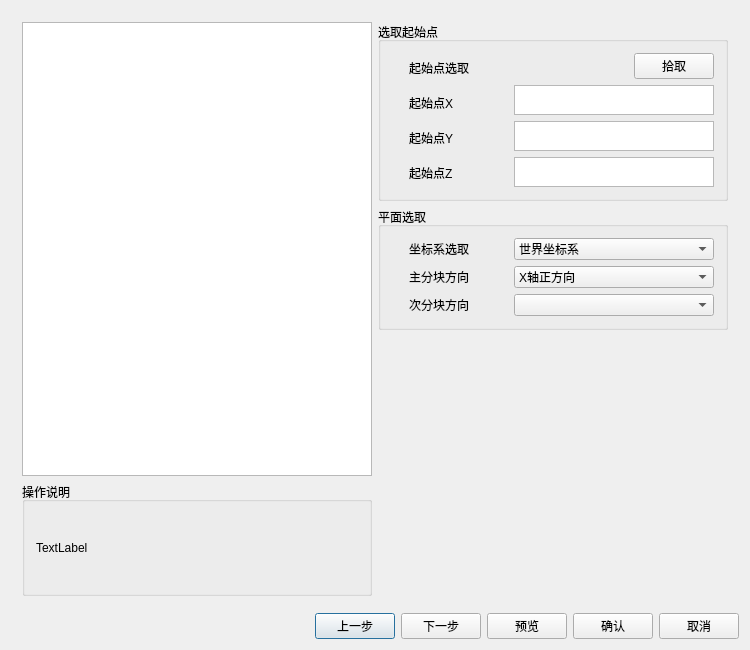
<?xml version="1.0" encoding="UTF-8"?>
<ui version="4.0">
 <class>cursePartClass</class>
 <widget class="QDialog" name="cursePartClass">
  <property name="geometry">
   <rect>
    <x>0</x>
    <y>0</y>
    <width>750</width>
    <height>650</height>
   </rect>
  </property>
  <property name="minimumSize">
   <size>
    <width>750</width>
    <height>650</height>
   </size>
  </property>
  <property name="maximumSize">
   <size>
    <width>750</width>
    <height>650</height>
   </size>
  </property>
  <property name="windowTitle">
   <string>区域划分</string>
  </property>
  <property name="styleSheet">
   <string notr="true"/>
  </property>
  <layout class="QGridLayout" name="gridLayout_4">
   <item row="1" column="1">
    <layout class="QHBoxLayout" name="horizontalLayout">
     <item>
      <widget class="QPushButton" name="pushButton_1">
       <property name="text">
        <string>上一步</string>
       </property>
      </widget>
     </item>
     <item>
      <widget class="QPushButton" name="pushButton_2">
       <property name="text">
        <string>下一步</string>
       </property>
      </widget>
     </item>
     <item>
      <widget class="QPushButton" name="pushButton_3">
       <property name="text">
        <string>预览</string>
       </property>
      </widget>
     </item>
     <item>
      <widget class="QPushButton" name="pushButton_4">
       <property name="text">
        <string>确认</string>
       </property>
      </widget>
     </item>
     <item>
      <widget class="QPushButton" name="pushButton_5">
       <property name="text">
        <string>取消</string>
       </property>
      </widget>
     </item>
    </layout>
   </item>
   <item row="1" column="0">
    <spacer name="horizontalSpacer">
     <property name="orientation">
      <enum>Qt::Horizontal</enum>
     </property>
     <property name="sizeHint" stdset="0">
      <size>
       <width>129</width>
       <height>22</height>
      </size>
     </property>
    </spacer>
   </item>
   <item row="0" column="0" colspan="2">
    <widget class="QStackedWidget" name="stackedWidget">
     <property name="currentIndex">
      <number>1</number>
     </property>
     <widget class="QWidget" name="page">
      <layout class="QGridLayout" name="gridLayout_17" columnstretch="1,1">
       <item row="0" column="0">
        <layout class="QVBoxLayout" name="verticalLayout" stretch="8,2">
         <item>
          <widget class="QGraphicsView" name="graphicsView_1">
           <property name="styleSheet">
            <string notr="true"/>
           </property>
          </widget>
         </item>
         <item>
          <widget class="QGroupBox" name="groupBox_7">
           <property name="title">
            <string>操作说明</string>
           </property>
           <layout class="QGridLayout" name="gridLayout_5">
            <item row="0" column="0">
             <widget class="QLabel" name="label_16">
              <property name="text">
               <string>TextLabel</string>
              </property>
             </widget>
            </item>
           </layout>
          </widget>
         </item>
        </layout>
       </item>
       <item row="0" column="1">
        <layout class="QVBoxLayout" name="verticalLayout_19">
         <item>
          <widget class="QGroupBox" name="groupBox">
           <property name="title">
            <string>机器人选取</string>
           </property>
           <layout class="QGridLayout" name="gridLayout_8">
            <item row="0" column="0">
             <layout class="QVBoxLayout" name="verticalLayout_18" stretch="1,1,1,1">
              <item>
               <layout class="QHBoxLayout" name="horizontalLayout_10" stretch="1,4,2,8,1">
                <item>
                 <spacer name="horizontalSpacer_6">
                  <property name="orientation">
                   <enum>Qt::Horizontal</enum>
                  </property>
                  <property name="sizeHint" stdset="0">
                   <size>
                    <width>40</width>
                    <height>20</height>
                   </size>
                  </property>
                 </spacer>
                </item>
                <item>
                 <widget class="QLabel" name="label">
                  <property name="text">
                   <string>机器人选取</string>
                  </property>
                 </widget>
                </item>
                <item>
                 <spacer name="horizontalSpacer_7">
                  <property name="orientation">
                   <enum>Qt::Horizontal</enum>
                  </property>
                  <property name="sizeHint" stdset="0">
                   <size>
                    <width>40</width>
                    <height>20</height>
                   </size>
                  </property>
                 </spacer>
                </item>
                <item>
                 <widget class="QComboBox" name="comboBox_1"/>
                </item>
                <item>
                 <spacer name="horizontalSpacer_12">
                  <property name="orientation">
                   <enum>Qt::Horizontal</enum>
                  </property>
                  <property name="sizeHint" stdset="0">
                   <size>
                    <width>40</width>
                    <height>20</height>
                   </size>
                  </property>
                 </spacer>
                </item>
               </layout>
              </item>
              <item>
               <widget class="QCheckBox" name="checkBox">
                <property name="text">
                 <string>是否联动</string>
                </property>
               </widget>
              </item>
              <item>
               <layout class="QHBoxLayout" name="horizontalLayout_3">
                <item>
                 <spacer name="horizontalSpacer_2">
                  <property name="orientation">
                   <enum>Qt::Horizontal</enum>
                  </property>
                  <property name="sizeHint" stdset="0">
                   <size>
                    <width>13</width>
                    <height>20</height>
                   </size>
                  </property>
                 </spacer>
                </item>
                <item>
                 <widget class="QLabel" name="label_26">
                  <property name="text">
                   <string>联动方向</string>
                  </property>
                 </widget>
                </item>
                <item>
                 <spacer name="horizontalSpacer_17">
                  <property name="orientation">
                   <enum>Qt::Horizontal</enum>
                  </property>
                  <property name="sizeHint" stdset="0">
                   <size>
                    <width>13</width>
                    <height>20</height>
                   </size>
                  </property>
                 </spacer>
                </item>
                <item>
                 <widget class="QCheckBox" name="checkBox_3">
                  <property name="text">
                   <string>E1</string>
                  </property>
                 </widget>
                </item>
                <item>
                 <spacer name="horizontalSpacer_18">
                  <property name="orientation">
                   <enum>Qt::Horizontal</enum>
                  </property>
                  <property name="sizeHint" stdset="0">
                   <size>
                    <width>13</width>
                    <height>20</height>
                   </size>
                  </property>
                 </spacer>
                </item>
                <item>
                 <widget class="QCheckBox" name="checkBox_4">
                  <property name="text">
                   <string>E2</string>
                  </property>
                 </widget>
                </item>
                <item>
                 <spacer name="horizontalSpacer_19">
                  <property name="orientation">
                   <enum>Qt::Horizontal</enum>
                  </property>
                  <property name="sizeHint" stdset="0">
                   <size>
                    <width>13</width>
                    <height>20</height>
                   </size>
                  </property>
                 </spacer>
                </item>
                <item>
                 <widget class="QCheckBox" name="checkBox_5">
                  <property name="text">
                   <string>E3</string>
                  </property>
                 </widget>
                </item>
                <item>
                 <spacer name="horizontalSpacer_20">
                  <property name="orientation">
                   <enum>Qt::Horizontal</enum>
                  </property>
                  <property name="sizeHint" stdset="0">
                   <size>
                    <width>13</width>
                    <height>20</height>
                   </size>
                  </property>
                 </spacer>
                </item>
               </layout>
              </item>
              <item>
               <layout class="QHBoxLayout" name="horizontalLayout_12" stretch="1,4,2,6,2">
                <item>
                 <spacer name="horizontalSpacer_21">
                  <property name="orientation">
                   <enum>Qt::Horizontal</enum>
                  </property>
                  <property name="sizeHint" stdset="0">
                   <size>
                    <width>40</width>
                    <height>20</height>
                   </size>
                  </property>
                 </spacer>
                </item>
                <item>
                 <widget class="QLabel" name="label_29">
                  <property name="text">
                   <string>喷涂速度</string>
                  </property>
                 </widget>
                </item>
                <item>
                 <spacer name="horizontalSpacer_15">
                  <property name="orientation">
                   <enum>Qt::Horizontal</enum>
                  </property>
                  <property name="sizeHint" stdset="0">
                   <size>
                    <width>40</width>
                    <height>20</height>
                   </size>
                  </property>
                 </spacer>
                </item>
                <item>
                 <widget class="QTextEdit" name="textEdit_9">
                  <property name="minimumSize">
                   <size>
                    <width>0</width>
                    <height>30</height>
                   </size>
                  </property>
                  <property name="maximumSize">
                   <size>
                    <width>16777215</width>
                    <height>30</height>
                   </size>
                  </property>
                 </widget>
                </item>
                <item>
                 <widget class="QLabel" name="label_30">
                  <property name="text">
                   <string>mm/s</string>
                  </property>
                 </widget>
                </item>
               </layout>
              </item>
             </layout>
            </item>
           </layout>
          </widget>
         </item>
         <item>
          <widget class="QGroupBox" name="groupBox_11">
           <property name="title">
            <string>方向选取</string>
           </property>
           <layout class="QGridLayout" name="gridLayout" columnstretch="4,6">
            <item row="0" column="0">
             <layout class="QVBoxLayout" name="verticalLayout_2">
              <item>
               <widget class="QLabel" name="label_3">
                <property name="text">
                 <string>坐标系选取</string>
                </property>
               </widget>
              </item>
              <item>
               <widget class="QLabel" name="label_4">
                <property name="text">
                 <string>主法矢方向</string>
                </property>
               </widget>
              </item>
             </layout>
            </item>
            <item row="0" column="1">
             <layout class="QVBoxLayout" name="verticalLayout_3">
              <item>
               <widget class="QComboBox" name="comboBox_3"/>
              </item>
              <item>
               <widget class="QComboBox" name="comboBox_4">
                <item>
                 <property name="text">
                  <string>X轴正方向</string>
                 </property>
                </item>
                <item>
                 <property name="text">
                  <string>X轴负方向</string>
                 </property>
                </item>
                <item>
                 <property name="text">
                  <string>Y轴正方向</string>
                 </property>
                </item>
                <item>
                 <property name="text">
                  <string>Y轴负方向</string>
                 </property>
                </item>
                <item>
                 <property name="text">
                  <string>Z轴正方向</string>
                 </property>
                </item>
                <item>
                 <property name="text">
                  <string>Z轴负方向</string>
                 </property>
                </item>
               </widget>
              </item>
             </layout>
            </item>
           </layout>
          </widget>
         </item>
         <item>
          <widget class="QGroupBox" name="groupBox_2">
           <property name="title">
            <string>曲面选取</string>
           </property>
           <layout class="QGridLayout" name="gridLayout_7" rowminimumheight="1,1">
            <item row="0" column="0">
             <widget class="QListView" name="listView"/>
            </item>
            <item row="1" column="0">
             <layout class="QHBoxLayout" name="horizontalLayout_9">
              <item>
               <widget class="QPushButton" name="pushButton_6">
                <property name="text">
                 <string>选取</string>
                </property>
               </widget>
              </item>
              <item>
               <widget class="QPushButton" name="pushButton_7">
                <property name="text">
                 <string>删除</string>
                </property>
               </widget>
              </item>
              <item>
               <widget class="QPushButton" name="pushButton_8">
                <property name="text">
                 <string>结束拾取</string>
                </property>
               </widget>
              </item>
             </layout>
            </item>
           </layout>
          </widget>
         </item>
        </layout>
       </item>
      </layout>
     </widget>
     <widget class="QWidget" name="page_2">
      <layout class="QGridLayout" name="gridLayout_16" columnstretch="1,1">
       <item row="0" column="0" rowspan="3">
        <layout class="QVBoxLayout" name="verticalLayout_6" stretch="8,2">
         <item>
          <widget class="QGraphicsView" name="graphicsView_2">
           <property name="styleSheet">
            <string notr="true"/>
           </property>
          </widget>
         </item>
         <item>
          <widget class="QGroupBox" name="groupBox_8">
           <property name="title">
            <string>操作说明</string>
           </property>
           <layout class="QGridLayout" name="gridLayout_6">
            <item row="0" column="0">
             <widget class="QLabel" name="label_17">
              <property name="text">
               <string>TextLabel</string>
              </property>
             </widget>
            </item>
           </layout>
          </widget>
         </item>
        </layout>
       </item>
       <item row="0" column="1">
        <layout class="QVBoxLayout" name="verticalLayout_17">
         <item>
          <widget class="QGroupBox" name="groupBox_3">
           <property name="title">
            <string>选取起始点</string>
           </property>
           <layout class="QGridLayout" name="gridLayout_15" columnstretch="1,6,12">
            <item row="0" column="0">
             <spacer name="horizontalSpacer_11">
              <property name="orientation">
               <enum>Qt::Horizontal</enum>
              </property>
              <property name="sizeHint" stdset="0">
               <size>
                <width>40</width>
                <height>20</height>
               </size>
              </property>
             </spacer>
            </item>
            <item row="0" column="1">
             <layout class="QVBoxLayout" name="verticalLayout_20">
              <item>
               <widget class="QLabel" name="label_23">
                <property name="text">
                 <string>起始点选取</string>
                </property>
               </widget>
              </item>
              <item>
               <widget class="QLabel" name="label_2">
                <property name="text">
                 <string>起始点X</string>
                </property>
               </widget>
              </item>
              <item>
               <widget class="QLabel" name="label_27">
                <property name="text">
                 <string>起始点Y</string>
                </property>
               </widget>
              </item>
              <item>
               <widget class="QLabel" name="label_28">
                <property name="text">
                 <string>起始点Z</string>
                </property>
               </widget>
              </item>
             </layout>
            </item>
            <item row="0" column="2">
             <layout class="QVBoxLayout" name="verticalLayout_21">
              <item>
               <layout class="QHBoxLayout" name="horizontalLayout_4">
                <item>
                 <spacer name="horizontalSpacer_14">
                  <property name="orientation">
                   <enum>Qt::Horizontal</enum>
                  </property>
                  <property name="sizeHint" stdset="0">
                   <size>
                    <width>40</width>
                    <height>20</height>
                   </size>
                  </property>
                 </spacer>
                </item>
                <item>
                 <widget class="QPushButton" name="pushButton">
                  <property name="text">
                   <string>拾取</string>
                  </property>
                 </widget>
                </item>
               </layout>
              </item>
              <item>
               <widget class="QTextEdit" name="textEdit_6">
                <property name="minimumSize">
                 <size>
                  <width>0</width>
                  <height>30</height>
                 </size>
                </property>
                <property name="maximumSize">
                 <size>
                  <width>16777215</width>
                  <height>30</height>
                 </size>
                </property>
               </widget>
              </item>
              <item>
               <widget class="QTextEdit" name="textEdit_7">
                <property name="minimumSize">
                 <size>
                  <width>0</width>
                  <height>30</height>
                 </size>
                </property>
                <property name="maximumSize">
                 <size>
                  <width>16777215</width>
                  <height>30</height>
                 </size>
                </property>
               </widget>
              </item>
              <item>
               <widget class="QTextEdit" name="textEdit_8">
                <property name="minimumSize">
                 <size>
                  <width>0</width>
                  <height>30</height>
                 </size>
                </property>
                <property name="maximumSize">
                 <size>
                  <width>16777215</width>
                  <height>30</height>
                 </size>
                </property>
               </widget>
              </item>
             </layout>
            </item>
           </layout>
          </widget>
         </item>
        </layout>
       </item>
       <item row="1" column="1">
        <widget class="QGroupBox" name="groupBox_12">
         <property name="title">
          <string>平面选取</string>
         </property>
         <layout class="QGridLayout" name="gridLayout_2" columnstretch="1,6,12">
          <item row="0" column="1">
           <layout class="QVBoxLayout" name="verticalLayout_5">
            <item>
             <widget class="QLabel" name="label_24">
              <property name="text">
               <string>坐标系选取</string>
              </property>
             </widget>
            </item>
            <item>
             <widget class="QLabel" name="label_5">
              <property name="text">
               <string>主分块方向</string>
              </property>
             </widget>
            </item>
            <item>
             <widget class="QLabel" name="label_25">
              <property name="text">
               <string>次分块方向</string>
              </property>
             </widget>
            </item>
           </layout>
          </item>
          <item row="0" column="2">
           <layout class="QVBoxLayout" name="verticalLayout_7">
            <item>
             <widget class="QComboBox" name="comboBox_5">
              <item>
               <property name="text">
                <string>世界坐标系</string>
               </property>
              </item>
              <item>
               <property name="text">
                <string>机器人坐标系</string>
               </property>
              </item>
              <item>
               <property name="text">
                <string>最小包围盒坐标系</string>
               </property>
              </item>
             </widget>
            </item>
            <item>
             <widget class="QComboBox" name="comboBox_6">
              <item>
               <property name="text">
                <string>X轴正方向</string>
               </property>
              </item>
              <item>
               <property name="text">
                <string>X轴负方向</string>
               </property>
              </item>
              <item>
               <property name="text">
                <string>Y轴正方向</string>
               </property>
              </item>
              <item>
               <property name="text">
                <string>Y轴正方向</string>
               </property>
              </item>
              <item>
               <property name="text">
                <string>Y轴负方向</string>
               </property>
              </item>
              <item>
               <property name="text">
                <string>Z轴正方向</string>
               </property>
              </item>
              <item>
               <property name="text">
                <string>Z轴负方向</string>
               </property>
              </item>
             </widget>
            </item>
            <item>
             <widget class="QComboBox" name="comboBox_7"/>
            </item>
           </layout>
          </item>
          <item row="0" column="0">
           <spacer name="horizontalSpacer_13">
            <property name="orientation">
             <enum>Qt::Horizontal</enum>
            </property>
            <property name="sizeHint" stdset="0">
             <size>
              <width>40</width>
              <height>20</height>
             </size>
            </property>
           </spacer>
          </item>
         </layout>
        </widget>
       </item>
       <item row="2" column="1">
        <spacer name="verticalSpacer">
         <property name="orientation">
          <enum>Qt::Vertical</enum>
         </property>
         <property name="sizeHint" stdset="0">
          <size>
           <width>17</width>
           <height>404</height>
          </size>
         </property>
        </spacer>
       </item>
      </layout>
     </widget>
     <widget class="QWidget" name="page_3">
      <layout class="QGridLayout" name="gridLayout_14" columnstretch="1,1">
       <item row="0" column="0">
        <layout class="QVBoxLayout" name="verticalLayout_8" stretch="8,2">
         <item>
          <widget class="QGraphicsView" name="graphicsView_3"/>
         </item>
         <item>
          <widget class="QGroupBox" name="groupBox_9">
           <property name="title">
            <string>操作说明</string>
           </property>
           <layout class="QGridLayout" name="gridLayout_12">
            <item row="0" column="0">
             <widget class="QLabel" name="label_18">
              <property name="text">
               <string>TextLabel</string>
              </property>
             </widget>
            </item>
           </layout>
          </widget>
         </item>
        </layout>
       </item>
       <item row="0" column="1">
        <layout class="QVBoxLayout" name="verticalLayout_14" stretch="5,2,1,5">
         <item>
          <widget class="QGroupBox" name="groupBox_4">
           <property name="title">
            <string>最大偏差夹角</string>
           </property>
           <layout class="QGridLayout" name="gridLayout_9">
            <item row="0" column="0">
             <layout class="QHBoxLayout" name="horizontalLayout_6" stretch="1,2,6">
              <item>
               <spacer name="horizontalSpacer_8">
                <property name="orientation">
                 <enum>Qt::Horizontal</enum>
                </property>
                <property name="sizeHint" stdset="0">
                 <size>
                  <width>26</width>
                  <height>122</height>
                 </size>
                </property>
               </spacer>
              </item>
              <item>
               <layout class="QVBoxLayout" name="verticalLayout_9">
                <item>
                 <widget class="QLabel" name="label_6">
                  <property name="text">
                   <string>采样点间距</string>
                  </property>
                 </widget>
                </item>
                <item>
                 <widget class="QLabel" name="label_7">
                  <property name="text">
                   <string>最大偏差角</string>
                  </property>
                 </widget>
                </item>
                <item>
                 <widget class="QLabel" name="label_20">
                  <property name="layoutDirection">
                   <enum>Qt::LeftToRight</enum>
                  </property>
                  <property name="text">
                   <string>包围盒长度</string>
                  </property>
                 </widget>
                </item>
                <item>
                 <widget class="QLabel" name="label_21">
                  <property name="layoutDirection">
                   <enum>Qt::LeftToRight</enum>
                  </property>
                  <property name="text">
                   <string>包围盒宽度</string>
                  </property>
                 </widget>
                </item>
                <item>
                 <widget class="QLabel" name="label_22">
                  <property name="layoutDirection">
                   <enum>Qt::LeftToRight</enum>
                  </property>
                  <property name="text">
                   <string>包围盒厚度</string>
                  </property>
                 </widget>
                </item>
               </layout>
              </item>
              <item>
               <layout class="QVBoxLayout" name="verticalLayout_11">
                <item>
                 <layout class="QHBoxLayout" name="horizontalLayout_2">
                  <item>
                   <widget class="QTextEdit" name="textEdit">
                    <property name="minimumSize">
                     <size>
                      <width>0</width>
                      <height>30</height>
                     </size>
                    </property>
                    <property name="maximumSize">
                     <size>
                      <width>16777215</width>
                      <height>30</height>
                     </size>
                    </property>
                   </widget>
                  </item>
                  <item>
                   <widget class="QPushButton" name="pushButton_9">
                    <property name="text">
                     <string>计算</string>
                    </property>
                   </widget>
                  </item>
                 </layout>
                </item>
                <item>
                 <widget class="QTextBrowser" name="textBrowser_1">
                  <property name="minimumSize">
                   <size>
                    <width>0</width>
                    <height>30</height>
                   </size>
                  </property>
                  <property name="maximumSize">
                   <size>
                    <width>16777215</width>
                    <height>30</height>
                   </size>
                  </property>
                 </widget>
                </item>
                <item>
                 <widget class="QTextBrowser" name="textBrowser_2">
                  <property name="minimumSize">
                   <size>
                    <width>0</width>
                    <height>30</height>
                   </size>
                  </property>
                  <property name="maximumSize">
                   <size>
                    <width>16777215</width>
                    <height>30</height>
                   </size>
                  </property>
                 </widget>
                </item>
                <item>
                 <widget class="QTextBrowser" name="textBrowser_3">
                  <property name="minimumSize">
                   <size>
                    <width>0</width>
                    <height>30</height>
                   </size>
                  </property>
                  <property name="maximumSize">
                   <size>
                    <width>16777215</width>
                    <height>30</height>
                   </size>
                  </property>
                 </widget>
                </item>
                <item>
                 <widget class="QTextBrowser" name="textBrowser_4">
                  <property name="minimumSize">
                   <size>
                    <width>0</width>
                    <height>30</height>
                   </size>
                  </property>
                  <property name="maximumSize">
                   <size>
                    <width>16777215</width>
                    <height>30</height>
                   </size>
                  </property>
                 </widget>
                </item>
               </layout>
              </item>
             </layout>
            </item>
           </layout>
          </widget>
         </item>
         <item>
          <widget class="QGroupBox" name="groupBox_5">
           <property name="title">
            <string>划分区域大小</string>
           </property>
           <layout class="QGridLayout" name="gridLayout_10">
            <item row="0" column="0">
             <layout class="QHBoxLayout" name="horizontalLayout_11" stretch="1,2,6">
              <item>
               <spacer name="horizontalSpacer_9">
                <property name="orientation">
                 <enum>Qt::Horizontal</enum>
                </property>
                <property name="sizeHint" stdset="0">
                 <size>
                  <width>40</width>
                  <height>20</height>
                 </size>
                </property>
               </spacer>
              </item>
              <item>
               <layout class="QVBoxLayout" name="verticalLayout_16">
                <item>
                 <widget class="QLabel" name="label_8">
                  <property name="text">
                   <string>划分块长度</string>
                  </property>
                 </widget>
                </item>
                <item>
                 <widget class="QLabel" name="label_9">
                  <property name="text">
                   <string>划分块宽度</string>
                  </property>
                 </widget>
                </item>
               </layout>
              </item>
              <item>
               <layout class="QVBoxLayout" name="verticalLayout_15">
                <item>
                 <widget class="QTextEdit" name="textEdit_1">
                  <property name="minimumSize">
                   <size>
                    <width>0</width>
                    <height>30</height>
                   </size>
                  </property>
                  <property name="maximumSize">
                   <size>
                    <width>16777215</width>
                    <height>30</height>
                   </size>
                  </property>
                 </widget>
                </item>
                <item>
                 <widget class="QTextEdit" name="textEdit_2">
                  <property name="minimumSize">
                   <size>
                    <width>0</width>
                    <height>30</height>
                   </size>
                  </property>
                  <property name="maximumSize">
                   <size>
                    <width>16777215</width>
                    <height>30</height>
                   </size>
                  </property>
                 </widget>
                </item>
               </layout>
              </item>
             </layout>
            </item>
           </layout>
          </widget>
         </item>
         <item>
          <layout class="QHBoxLayout" name="horizontalLayout_5">
           <item>
            <spacer name="horizontalSpacer_16">
             <property name="orientation">
              <enum>Qt::Horizontal</enum>
             </property>
             <property name="sizeHint" stdset="0">
              <size>
               <width>40</width>
               <height>20</height>
              </size>
             </property>
            </spacer>
           </item>
           <item>
            <widget class="QPushButton" name="pushButton_10">
             <property name="text">
              <string>推荐</string>
             </property>
            </widget>
           </item>
          </layout>
         </item>
         <item>
          <spacer name="verticalSpacer_2">
           <property name="orientation">
            <enum>Qt::Vertical</enum>
           </property>
           <property name="sizeHint" stdset="0">
            <size>
             <width>20</width>
             <height>98</height>
            </size>
           </property>
          </spacer>
         </item>
        </layout>
       </item>
      </layout>
     </widget>
     <widget class="QWidget" name="page_4">
      <layout class="QGridLayout" name="gridLayout_3">
       <item row="0" column="0">
        <layout class="QHBoxLayout" name="horizontalLayout_8" stretch="1,1">
         <item>
          <layout class="QVBoxLayout" name="verticalLayout_12" stretch="8,2">
           <item>
            <widget class="QGraphicsView" name="graphicsView_4"/>
           </item>
           <item>
            <widget class="QGroupBox" name="groupBox_10">
             <property name="title">
              <string>操作说明</string>
             </property>
             <layout class="QGridLayout" name="gridLayout_13">
              <item row="0" column="0">
               <widget class="QLabel" name="label_19">
                <property name="text">
                 <string>TextLabel</string>
                </property>
               </widget>
              </item>
             </layout>
            </widget>
           </item>
          </layout>
         </item>
         <item>
          <layout class="QVBoxLayout" name="verticalLayout_13" stretch="6,4">
           <item>
            <widget class="QGroupBox" name="groupBox_6">
             <property name="title">
              <string>划分区域调整</string>
             </property>
             <layout class="QGridLayout" name="gridLayout_11" rowstretch="2,6,2">
              <item row="0" column="0">
               <widget class="QLabel" name="label_10">
                <property name="text">
                 <string>顶点位置：</string>
                </property>
               </widget>
              </item>
              <item row="1" column="0">
               <layout class="QHBoxLayout" name="horizontalLayout_7" stretch="1,2,1,5">
                <item>
                 <spacer name="horizontalSpacer_10">
                  <property name="orientation">
                   <enum>Qt::Horizontal</enum>
                  </property>
                  <property name="sizeHint" stdset="0">
                   <size>
                    <width>40</width>
                    <height>20</height>
                   </size>
                  </property>
                 </spacer>
                </item>
                <item>
                 <layout class="QVBoxLayout" name="verticalLayout_4">
                  <item>
                   <widget class="QLabel" name="label_11">
                    <property name="text">
                     <string>X：</string>
                    </property>
                   </widget>
                  </item>
                  <item>
                   <widget class="QLabel" name="label_12">
                    <property name="text">
                     <string>Y：</string>
                    </property>
                   </widget>
                  </item>
                  <item>
                   <widget class="QLabel" name="label_13">
                    <property name="text">
                     <string>Z：</string>
                    </property>
                   </widget>
                  </item>
                 </layout>
                </item>
                <item>
                 <spacer name="horizontalSpacer_3">
                  <property name="orientation">
                   <enum>Qt::Horizontal</enum>
                  </property>
                  <property name="sizeHint" stdset="0">
                   <size>
                    <width>40</width>
                    <height>20</height>
                   </size>
                  </property>
                 </spacer>
                </item>
                <item>
                 <layout class="QVBoxLayout" name="verticalLayout_10">
                  <item>
                   <widget class="QTextEdit" name="textEdit_3">
                    <property name="minimumSize">
                     <size>
                      <width>100</width>
                      <height>30</height>
                     </size>
                    </property>
                    <property name="maximumSize">
                     <size>
                      <width>1000</width>
                      <height>30</height>
                     </size>
                    </property>
                   </widget>
                  </item>
                  <item>
                   <widget class="QTextEdit" name="textEdit_4">
                    <property name="minimumSize">
                     <size>
                      <width>100</width>
                      <height>30</height>
                     </size>
                    </property>
                    <property name="maximumSize">
                     <size>
                      <width>1000</width>
                      <height>30</height>
                     </size>
                    </property>
                   </widget>
                  </item>
                  <item>
                   <widget class="QTextEdit" name="textEdit_5">
                    <property name="minimumSize">
                     <size>
                      <width>100</width>
                      <height>30</height>
                     </size>
                    </property>
                    <property name="maximumSize">
                     <size>
                      <width>1000</width>
                      <height>30</height>
                     </size>
                    </property>
                   </widget>
                  </item>
                 </layout>
                </item>
               </layout>
              </item>
              <item row="1" column="1">
               <layout class="QHBoxLayout" name="horizontalLayout_15" stretch="1,1,1">
                <item>
                 <spacer name="horizontalSpacer_4">
                  <property name="orientation">
                   <enum>Qt::Horizontal</enum>
                  </property>
                  <property name="sizeHint" stdset="0">
                   <size>
                    <width>13</width>
                    <height>20</height>
                   </size>
                  </property>
                 </spacer>
                </item>
                <item>
                 <widget class="QSlider" name="verticalSlider">
                  <property name="orientation">
                   <enum>Qt::Vertical</enum>
                  </property>
                 </widget>
                </item>
                <item>
                 <spacer name="horizontalSpacer_5">
                  <property name="orientation">
                   <enum>Qt::Horizontal</enum>
                  </property>
                  <property name="sizeHint" stdset="0">
                   <size>
                    <width>18</width>
                    <height>20</height>
                   </size>
                  </property>
                 </spacer>
                </item>
               </layout>
              </item>
              <item row="2" column="0" colspan="2">
               <layout class="QHBoxLayout" name="horizontalLayout_13" stretch="0,8">
                <item>
                 <widget class="QLabel" name="label_14">
                  <property name="text">
                   <string>主分块方向</string>
                  </property>
                 </widget>
                </item>
                <item>
                 <widget class="QSlider" name="horizontalSlider">
                  <property name="orientation">
                   <enum>Qt::Horizontal</enum>
                  </property>
                 </widget>
                </item>
               </layout>
              </item>
              <item row="0" column="1">
               <widget class="QLabel" name="label_15">
                <property name="text">
                 <string>次分块方向</string>
                </property>
               </widget>
              </item>
             </layout>
            </widget>
           </item>
           <item>
            <spacer name="verticalSpacer_3">
             <property name="orientation">
              <enum>Qt::Vertical</enum>
             </property>
             <property name="sizeHint" stdset="0">
              <size>
               <width>20</width>
               <height>40</height>
              </size>
             </property>
            </spacer>
           </item>
          </layout>
         </item>
        </layout>
       </item>
      </layout>
     </widget>
    </widget>
   </item>
  </layout>
 </widget>
 <layoutdefault spacing="6" margin="11"/>
 <resources/>
 <connections/>
</ui>
